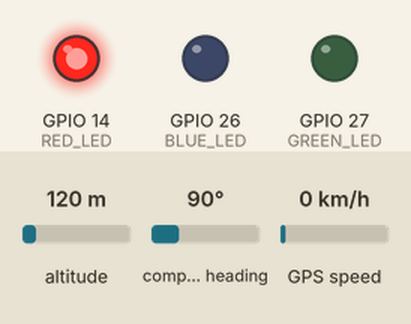
A sketch run on a simulated ESP32. Parts: output pins drawn as LEDs (lit = HIGH). The test bench sets the inputs (shaded band); at power-on: altitude 120 m, compass heading 90°, GPS speed 0 km/h. WiFi joins after 1.5 s; servers stay silent unless stated; the local clock reads 2024-03-15 10:24:30 at power-on unless the sketch sets it; storage starts empty; the GPS gets a fix after 3 s at 37.7749, -122.4194 with 8 satellites; what the sketch prints to the serial monitor is not drawn.

Above: at 4.7 s.
At 5.19 s:
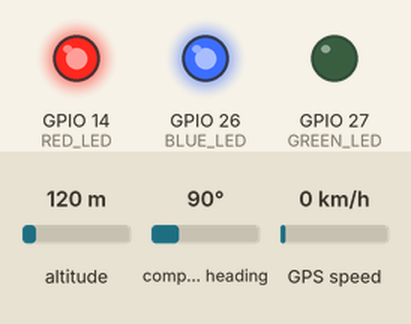
At 10.19 s:
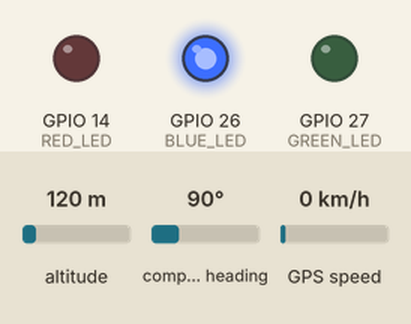
At 13.7 s:
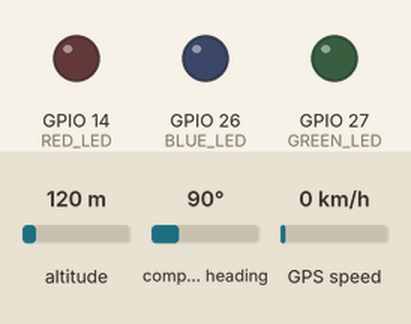
Timing chart, 0 to 15.8 s (numbered marks = the images above):
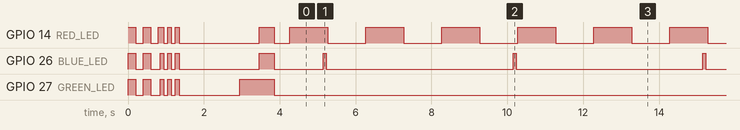

The sketch:

smart_dart_firebase.ino
```cpp
/**
 * ╔══════════════════════════════════════════════════════════════╗
 * ║      SMART DART – ESP32 FIREBASE GPS TRACKER                ║
 * ║      Writes GPS directly to Firebase Realtime Database      ║
 * ║      No backend server needed – data goes straight to map   ║
 * ║                                                              ║
 * ║  Hardware:                                                   ║
 * ║    • ESP32 DevKit v1                                         ║
 * ║    • NEO-6M GPS Module                                       ║
 * ║    • 3× LEDs  (Red=14, Green=27, Blue=26)                   ║
 * ╚══════════════════════════════════════════════════════════════╝
 *
 *  REQUIRED LIBRARIES  (Arduino IDE → Tools → Manage Libraries):
 *  ┌──────────────────────────────┬───────────────────────────┐
 *  │ Library                      │ Author                    │
 *  ├──────────────────────────────┼───────────────────────────┤
 *  │ Firebase ESP Client          │ Mobizt                    │
 *  │ TinyGPS++                    │ Mikal Hart                │
 *  │ WiFiManager                  │ tzapu                     │
 *  └──────────────────────────────┴───────────────────────────┘
 *
 *  WIRING:
 *  ┌─────────────┬──────────────────────────────────────────┐
 *  │ NEO-6M      │ ESP32                                    │
 *  ├─────────────┼──────────────────────────────────────────┤
 *  │ VCC         │ 3.3V  (NOT 5V)                           │
 *  │ GND         │ GND                                      │
 *  │ TX          │ GPIO 16  (RX2)                           │
 *  │ RX          │ GPIO 17  (TX2)                           │
 *  ├─────────────┼──────────────────────────────────────────┤
 *  │ Red  LED(+) │ GPIO 14 → 220Ω → GND                    │
 *  │ Green LED(+)│ GPIO 27 → 220Ω → GND                    │
 *  │ Blue  LED(+)│ GPIO 26 → 220Ω → GND                    │
 *  └─────────────┴──────────────────────────────────────────┘
 *
 *  LED STATUS:
 *    Red  solid    = booting / no GPS fix
 *    Red  blinking = GPS fix active, reading satellites
 *    Green solid   = Wi-Fi connected
 *    Green blink   = Wi-Fi reconnecting
 *    Blue flash    = data written to Firebase successfully
 *    Blue 3× blink = Firebase write failed
 *
 *  FIRST RUN SETUP:
 *    1. Fill in YOUR_FIREBASE_* values below
 *    2. Flash this code to ESP32
 *    3. Connect phone/laptop to WiFi "SmartDART_Setup" / "dart2024"
 *    4. Browser opens at 192.168.4.1
 *    5. Enter your home/office WiFi credentials + Bus ID
 *    6. Device saves and reboots — map shows LIVE badge immediately
 *
 *  DATA FLOW:
 *    ESP32 → Firebase Realtime DB → Vercel web app (live map)
 *    No backend server involved — works even when Render is sleeping
 */

// ── Libraries ──────────────────────────────────────────────────
#include <WiFi.h>
#include <TinyGPS++.h>
#include <FS.h>
#include <SPIFFS.h>
#include <WiFiManager.h>
#include <time.h>
#include <Firebase_ESP_Client.h>

// Firebase helper add-ons (included with the library)
#include "addons/TokenHelper.h"
#include "addons/RTDBHelper.h"

// ── !! FILL IN YOUR FIREBASE VALUES HERE !! ───────────────────
// Found at: Firebase Console → Project Settings → Your Apps → Config
#define YOUR_FIREBASE_API_KEY      "AIzaSyD2aFuLJmQ3aIfYJcUWSXyK5TWw-hygoJc"
#define YOUR_FIREBASE_DATABASE_URL "https://mwendokasi-8d66c-default-rtdb.europe-west1.firebasedatabase.app"
// ─────────────────────────────────────────────────────────────

// ── Pin Definitions ───────────────────────────────────────────
#define RED_LED    14
#define GREEN_LED  27
#define BLUE_LED   26
#define GPS_RX     16   // ESP32 RX2 ← NEO-6M TX
#define GPS_TX     17   // ESP32 TX2 → NEO-6M RX
#define GPS_BAUD   9600

// ── Timing ────────────────────────────────────────────────────
#define SEND_INTERVAL_MS   5000   // write to Firebase every 5 s
#define WIFI_CHECK_MS      15000  // check Wi-Fi health every 15 s
#define NTP_RESYNC_MS      3600000 // re-sync NTP once per hour
#define GPS_FIX_TIMEOUT_MS 5000   // declare fix lost after 5 s silence

// ── Bus ID (configurable via WiFiManager portal) ──────────────
char busId[16] = "DART001";     // change default here or set in portal

// ── GPS ───────────────────────────────────────────────────────
TinyGPSPlus gps;
double   gpsLat        = -6.8162;   // Dar es Salaam fallback
double   gpsLng        = 39.2783;
float    gpsSpeedKmh   = 0.0;
float    gpsHeading    = 0.0;
int      gpsSatellites = 0;
float    gpsHdop       = 99.9;
bool     gpsHasFix     = false;
unsigned long lastFixMs = 0;

// ── Firebase ──────────────────────────────────────────────────
FirebaseData   fbdo;
FirebaseAuth   auth;
FirebaseConfig fbConfig;
bool           fbReady       = false;
bool           fbSignedUp    = false;

// ── Timing ────────────────────────────────────────────────────
unsigned long lastSendMs      = 0;
unsigned long lastWifiCheckMs = 0;
unsigned long lastNtpSyncMs   = 0;

// ── WiFiManager flag ──────────────────────────────────────────
bool portalSaved = false;

// ═══════════════════════════════════════════════════════════════
// LED HELPERS
// ═══════════════════════════════════════════════════════════════
void ledOn(int pin)  { digitalWrite(pin, HIGH); }
void ledOff(int pin) { digitalWrite(pin, LOW);  }

void blinkLed(int pin, int times, int ms = 120) {
  for (int i = 0; i < times; i++) {
    ledOn(pin);  delay(ms);
    ledOff(pin); delay(ms);
  }
}

void blinkAll(int times, int ms = 120) {
  for (int i = 0; i < times; i++) {
    ledOn(RED_LED); ledOn(GREEN_LED); ledOn(BLUE_LED);
    delay(ms);
    ledOff(RED_LED); ledOff(GREEN_LED); ledOff(BLUE_LED);
    delay(ms);
  }
}

void flashBlue() {
  ledOn(BLUE_LED);
  delay(80);
  ledOff(BLUE_LED);
}

// ═══════════════════════════════════════════════════════════════
// SPIFFS — save / load Bus ID
// ═══════════════════════════════════════════════════════════════
void loadConfig() {
  if (!SPIFFS.begin(true)) {
    Serial.println("[SPIFFS] Mount failed – using defaults");
    return;
  }
  if (!SPIFFS.exists("/dart.cfg")) {
    Serial.println("[SPIFFS] No config file – using defaults");
    return;
  }
  File f = SPIFFS.open("/dart.cfg", "r");
  if (!f) return;
  String line = f.readStringUntil('\n');
  f.close();
  line.trim();
  if (line.length() > 0) line.toCharArray(busId, sizeof(busId));
  Serial.printf("[Config] Loaded busId=%s\n", busId);
}

void saveConfig() {
  File f = SPIFFS.open("/dart.cfg", "w");
  if (!f) { Serial.println("[SPIFFS] Write failed"); return; }
  f.println(busId);
  f.close();
  Serial.println("[Config] Saved to flash");
}

void onPortalSave() { portalSaved = true; }

// ═══════════════════════════════════════════════════════════════
// NTP TIME
// ═══════════════════════════════════════════════════════════════
void syncNtp() {
  Serial.print("[NTP] Syncing...");
  configTime(0, 0, "pool.ntp.org", "time.nist.gov");
  time_t now = 0;
  int tries = 0;
  while (now < 1609459200L && tries < 20) {
    delay(500);
    Serial.print(".");
    time(&now);
    tries++;
  }
  Serial.println(now > 1609459200L ? " OK" : " FAILED");
}

// Returns ISO-8601 UTC string e.g. "2026-06-06T10:30:00Z"
String getTimestamp() {
  time_t now;
  time(&now);
  if (now > 1609459200L) {
    struct tm t;
    gmtime_r(&now, &t);
    char buf[30];
    strftime(buf, sizeof(buf), "%Y-%m-%dT%H:%M:%SZ", &t);
    return String(buf);
  }
  // Fallback to GPS time
  if (gps.date.isValid() && gps.time.isValid() && gps.date.year() > 2020) {
    char buf[30];
    snprintf(buf, sizeof(buf), "%04d-%02d-%02dT%02d:%02d:%02dZ",
      gps.date.year(), gps.date.month(),  gps.date.day(),
      gps.time.hour(), gps.time.minute(), gps.time.second());
    return String(buf);
  }
  return String(millis()); // last resort
}

// ═══════════════════════════════════════════════════════════════
// GPS — parse NMEA from Serial2
// ═══════════════════════════════════════════════════════════════
void readGPS() {
  while (Serial2.available() > 0) {
    gps.encode(Serial2.read());
  }

  if (gps.location.isValid() && gps.location.isUpdated()) {
    gpsLat     = gps.location.lat();
    gpsLng     = gps.location.lng();
    gpsHasFix  = true;
    lastFixMs  = millis();

    if (gps.speed.isValid())      gpsSpeedKmh   = gps.speed.kmph();
    if (gps.course.isValid())     gpsHeading    = gps.course.deg();
    if (gps.satellites.isValid()) gpsSatellites = gps.satellites.value();
    if (gps.hdop.isValid())       gpsHdop       = gps.hdop.hdop();

    // Blink red to show active satellite parsing
    digitalWrite(RED_LED, !digitalRead(RED_LED));
  }

  // Fix lost
  if (millis() - lastFixMs > GPS_FIX_TIMEOUT_MS) {
    gpsHasFix = false;
    ledOn(RED_LED);
  }
}

// ═══════════════════════════════════════════════════════════════
// FIREBASE — initialise with Anonymous sign-in
// ═══════════════════════════════════════════════════════════════
void initFirebase() {
  fbConfig.api_key      = YOUR_FIREBASE_API_KEY;
  fbConfig.database_url = YOUR_FIREBASE_DATABASE_URL;

  // Token status callback — prints token generation to Serial
  fbConfig.token_status_callback = tokenStatusCallback;

  // Anonymous sign-up (one-time, result cached in auth object)
  if (!fbSignedUp) {
    Serial.print("[Firebase] Signing in anonymously...");
    if (Firebase.signUp(&fbConfig, &auth, "", "")) {
      fbSignedUp = true;
      Serial.println(" OK");
    } else {
      Serial.printf(" FAILED: %s\n", fbConfig.signer.signupError.message.c_str());
    }
  }

  Firebase.reconnectWiFi(true);
  Firebase.begin(&fbConfig, &auth);
  fbReady = true;
  Serial.println("[Firebase] Initialised");
}

// ═══════════════════════════════════════════════════════════════
// FIREBASE — write GPS data to dart-buses/{busId}
// ═══════════════════════════════════════════════════════════════
void sendToFirebase() {
  if (!fbReady) { Serial.println("[Firebase] Not ready"); return; }
  if (!Firebase.ready()) { Serial.println("[Firebase] Waiting..."); return; }

  // Path in the database: dart-buses/DART001
  String path = "/dart-buses/" + String(busId);

  FirebaseJson json;
  json.set("busId",      String(busId));
  json.set("latitude",   gpsLat);
  json.set("longitude",  gpsLng);
  json.set("speed",      gpsSpeedKmh);
  json.set("heading",    gpsHeading);
  json.set("satellites", gpsSatellites);
  json.set("hdop",       gpsHdop);
  json.set("hasFix",     gpsHasFix);
  json.set("timestamp",  getTimestamp());

  Serial.printf("[GPS] %.6f, %.6f | %.1f km/h | hdg:%.0f° | sats:%d | fix:%s\n",
    gpsLat, gpsLng, gpsSpeedKmh, gpsHeading, gpsSatellites,
    gpsHasFix ? "YES" : "NO");

  if (Firebase.RTDB.setJSON(&fbdo, path.c_str(), &json)) {
    Serial.println("[Firebase] ✓ Written to " + path);
    flashBlue();
  } else {
    Serial.printf("[Firebase] ✗ Error: %s\n", fbdo.errorReason().c_str());
    blinkLed(BLUE_LED, 3, 150); // 3 blinks = write failed
  }
}

// ═══════════════════════════════════════════════════════════════
// WI-FI HEALTH CHECK
// ═══════════════════════════════════════════════════════════════
void checkWifi() {
  if (WiFi.status() != WL_CONNECTED) {
    Serial.println("[WiFi] Lost – reconnecting...");
    ledOff(GREEN_LED);
    WiFi.reconnect();
    int tries = 0;
    while (WiFi.status() != WL_CONNECTED && tries < 20) {
      digitalWrite(GREEN_LED, !digitalRead(GREEN_LED));
      delay(500);
      tries++;
    }
    if (WiFi.status() == WL_CONNECTED) {
      Serial.println("[WiFi] Reconnected: " + WiFi.localIP().toString());
      ledOn(GREEN_LED);
    } else {
      Serial.println("[WiFi] Reconnect failed");
    }
  }
}

// ═══════════════════════════════════════════════════════════════
// SETUP
// ═══════════════════════════════════════════════════════════════
void setup() {
  Serial.begin(115200);
  Serial2.begin(GPS_BAUD, SERIAL_8N1, GPS_RX, GPS_TX);

  pinMode(RED_LED,   OUTPUT);
  pinMode(GREEN_LED, OUTPUT);
  pinMode(BLUE_LED,  OUTPUT);

  // Boot sequence
  blinkAll(2, 200);
  ledOn(RED_LED); // Red solid = booting

  Serial.println();
  Serial.println("╔══════════════════════════════════╗");
  Serial.println("║  Smart DART – Firebase Tracker   ║");
  Serial.println("╚══════════════════════════════════╝");

  // Load saved Bus ID from flash
  loadConfig();

  // ── WiFiManager portal ──────────────────────────────────────
  WiFiManagerParameter fieldBusId(
    "busid",
    "DART Bus ID  (e.g. DART001 to DART012)",
    busId,
    16
  );

  WiFiManager wm;
  wm.setSaveConfigCallback(onPortalSave);
  wm.addParameter(&fieldBusId);
  wm.setConfigPortalTimeout(180); // portal closes after 3 min
  wm.setConnectTimeout(30);

  Serial.println("[WiFi] Connecting...");
  Serial.println("[WiFi] If new device: connect to 'SmartDART_Setup' / 'dart2024'");

  blinkAll(3, 100); // Signal portal is starting

  if (!wm.autoConnect("SmartDART_Setup", "dart2024")) {
    Serial.println("[WiFi] Failed – restarting in 3s");
    delay(3000);
    ESP.restart();
  }

  // Read Bus ID from portal
  strncpy(busId, fieldBusId.getValue(), sizeof(busId) - 1);
  if (portalSaved) saveConfig();

  Serial.println("[WiFi] Connected! IP: " + WiFi.localIP().toString());
  Serial.printf("[Config] Bus ID = %s\n", busId);

  ledOff(RED_LED);
  ledOn(GREEN_LED); // Green on = Wi-Fi OK

  // Sync clock via internet
  syncNtp();

  // Connect to Firebase
  initFirebase();

  Serial.println("[Boot] Ready – writing GPS to Firebase every 5s");
  blinkAll(1, 400); // Single long blink = ready
}

// ═══════════════════════════════════════════════════════════════
// MAIN LOOP
// ═══════════════════════════════════════════════════════════════
void loop() {
  unsigned long now = millis();

  // 1 – Always parse GPS
  readGPS();

  // 2 – Write to Firebase every 5 s
  if (now - lastSendMs >= SEND_INTERVAL_MS) {
    lastSendMs = now;
    sendToFirebase();
  }

  // 3 – Check Wi-Fi health every 15 s
  if (now - lastWifiCheckMs >= WIFI_CHECK_MS) {
    lastWifiCheckMs = now;
    checkWifi();
  }

  // 4 – Re-sync NTP once per hour
  if (now - lastNtpSyncMs >= NTP_RESYNC_MS) {
    lastNtpSyncMs = now;
    syncNtp();
  }
}
```

Measured:
- by itself, GPIO 14 (RED_LED): HIGH → LOW at 0.20 s, → HIGH 0.20 s later, → LOW 0.20 s later, → HIGH 0.20 s later, … (47 changes in this stretch)
- by itself, GPIO 26 (BLUE_LED): HIGH → LOW at 0.20 s, → HIGH 0.20 s later, → LOW 0.20 s later, → HIGH 0.25 s later, … (25 changes in this stretch)
- by itself, everything shown: repeats every 10.0 s, in 14 steps
